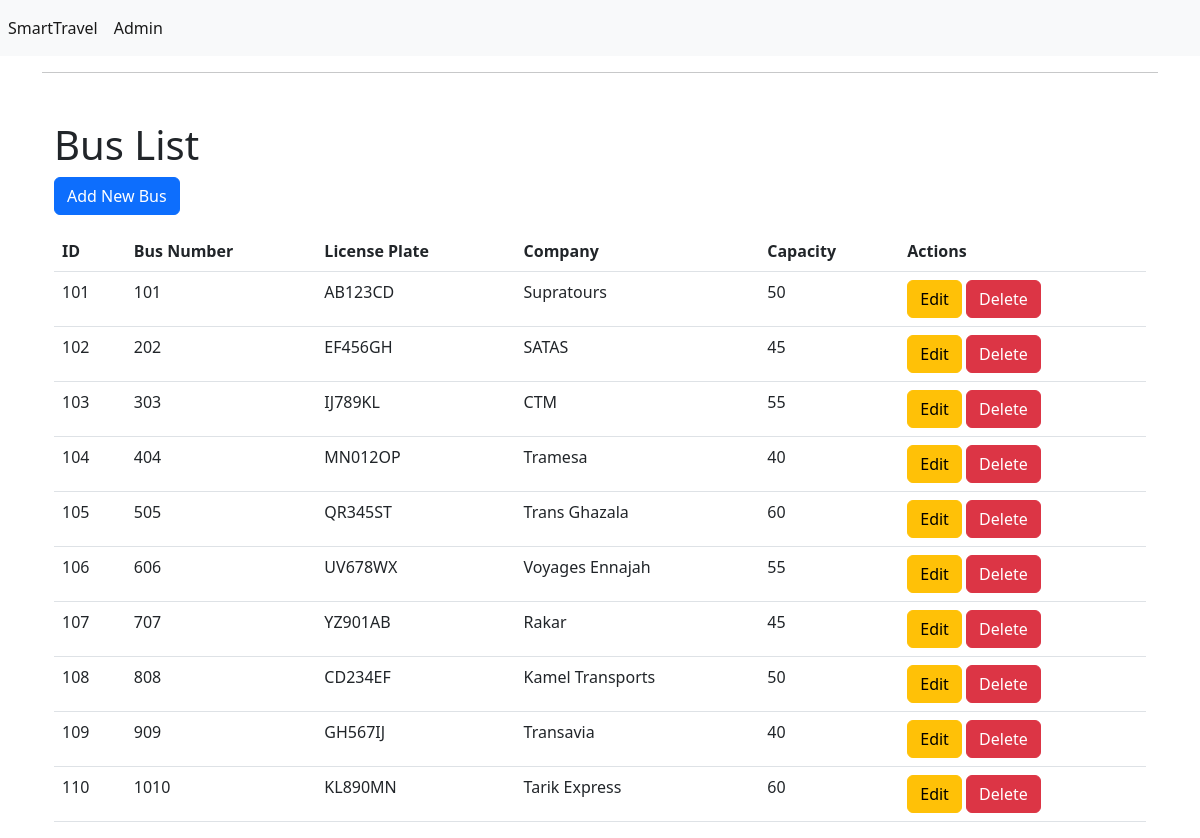
/index.php?action=busindex, run on an earlier commit of the app's database.
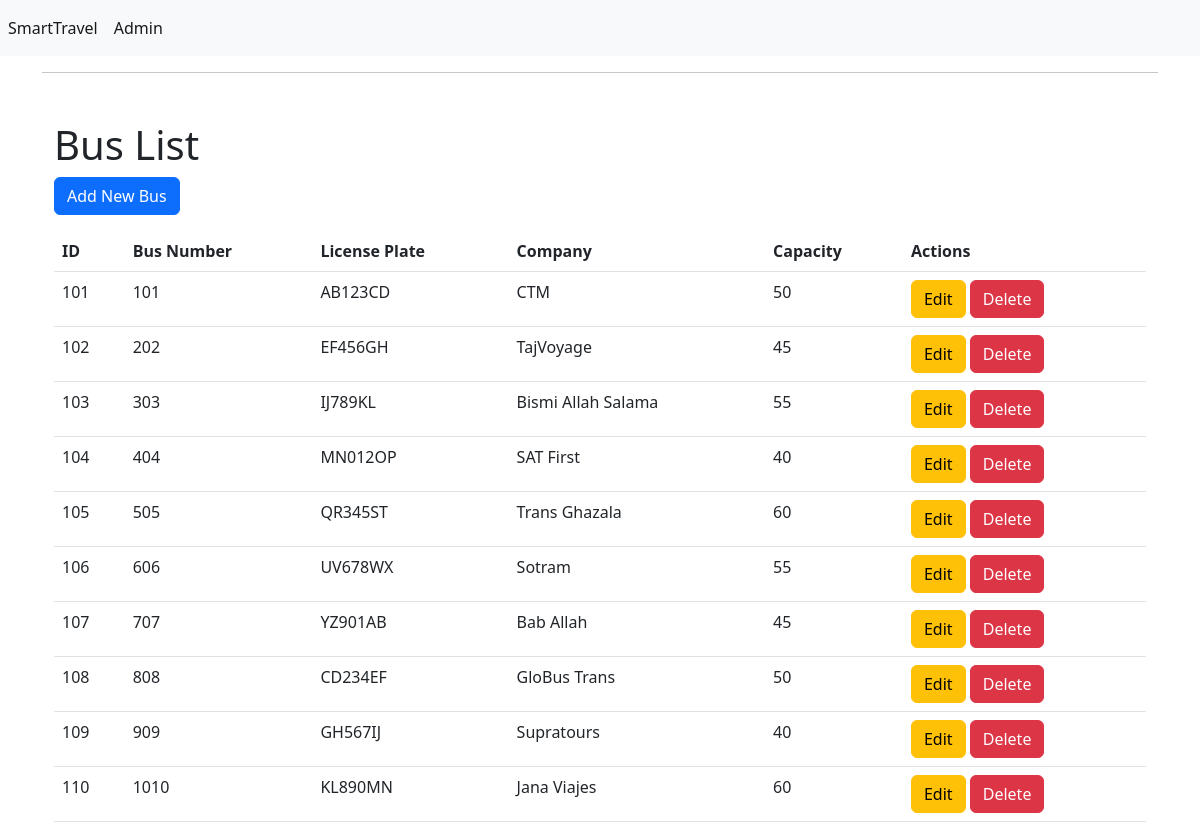
And on a later commit of the database.
### tables this page shows
CREATE TABLE Bus (
    busID INT PRIMARY KEY,
    busNumber INT,
    licensePlate VARCHAR(255),
    companyID INT,
    capacity INT,
    FOREIGN KEY (companyID) REFERENCES Company(companyID)
);

CREATE TABLE Company (
    companyID INT PRIMARY KEY AUTO_INCREMENT,
    companyName VARCHAR(255),
    companyImage VARCHAR(255)
);

### app/controllers/BusController.php (called while the page is built, shortened)
<?php
class BusController
{
    private $busDAO;
    public function __construct()
    {
        $this->busDAO = new BusDAO();
    }
    public function index()
    {
        $buses = $this->busDAO->getAllBuses();
        include_once 'app/views/bus/index.php';
    }
}

### app/models/Database.php (called while the page is built)
<?php
class Database
{
    private $host = "localhost";
    private $dbname = "SmartTravel";
    private $username = "root";
    private $password = "";
    public function getConnection()
    {
        try {
            $conn = new PDO("mysql:host={$this->host};dbname={$this->dbname}", $this->username, $this->password);
            $conn->setAttribute(PDO::ATTR_ERRMODE, PDO::ERRMODE_EXCEPTION);
            return $conn;
        } catch (PDOException $e) {
            echo "Connection failed: " . $e->getMessage();
            return null;
        }
    }
}

### app/models/BusDAO.php (called while the page is built, shortened)
<?php
include_once 'DatabaseDAO.php';
include_once 'Bus.php';
include_once 'CompanyDAO.php';
class BusDAO extends DatabaseDAO
{
    public function getAllBuses()
    {
        $query = "SELECT * FROM Bus";
        $buses = array();
        $result = $this->fetchAll($query);
        foreach ($result as $row) {
            $CompanyDao = new CompanyDao();
            $company = $CompanyDao->getCompanyById($row['companyID']);
            $buses[] = new Bus($row['busID'], $row['busNumber'], $row['licensePlate'], $company, $row['capacity']);
        }
        return $buses;
    }
}

### app/models/DatabaseDAO.php (called while the page is built, shortened)
<?php
include_once 'Database.php';
class DatabaseDAO
{
    protected $conn;
    public function __construct()
    {
        $dbConnection = new Database();
        $this->conn = $dbConnection->getConnection();
    }
    public function executeQuery($query, $params = [])
    {
        $stmt = $this->conn->prepare($query);
        $stmt->execute($params);
        return $stmt;
    }
    public function fetchAll($query, $params = [])
    {
        $stmt = $this->executeQuery($query, $params);
        return $stmt ? $stmt->fetchAll(PDO::FETCH_ASSOC) : [];
    }
    public function fetch($query, $params = [])
    {
        $stmt = $this->executeQuery($query, $params);
        return $stmt ? $stmt->fetch(PDO::FETCH_ASSOC) : null;
    }
}

### app/models/CompanyDAO.php (called while the page is built, shortened)
<?php
include_once 'DatabaseDAO.php';
include_once 'Company.php';
class CompanyDAO extends DatabaseDAO
{
    public function getCompanyById($companyID)
    {
        $query = "SELECT * FROM Company WHERE companyID = :companyID";
        $params = [':companyID' => $companyID];
        $companyData = $this->fetch($query, $params);
        if ($companyData) {
            return new Company($companyData['companyID'], $companyData['companyName'], $companyData['companyImage']);
        }
        return null;
    }
}

### app/models/Bus.php (called while the page is built, shortened)
<?php
class Bus
{
    private $busID;
    private $busNumber;
    private $licensePlate;
    private $company;
    private $capacity;
    public function __construct($busID, $busNumber, $licensePlate, $company, $capacity)
    {
        $this->busID = $busID;
        $this->busNumber = $busNumber;
        $this->licensePlate = $licensePlate;
        $this->company = $company;
        $this->capacity = $capacity;
    }
    public function getBusID()
    {
        return $this->busID;
    }
    public function getBusNumber()
    {
        return $this->busNumber;
    }
    public function getLicensePlate()
    {
        return $this->licensePlate;
    }
    public function getCompany()
    {
        return $this->company;
    }
    public function getCapacity()
    {
        return $this->capacity;
    }
}

### app/models/Company.php (called while the page is built, shortened)
<?php
class Company
{
    private $companyName;
    public function __construct($companyID, $companyName, $companyImage)
    {
        $this->companyName = $companyName;
    }
    public function getCompanyName()
    {
        return $this->companyName;
    }
}

### app/views/bus/index.php (the view, shortened to what this page needs)
<div class="container mt-5">
    <h1>Bus List</h1>
    <a href="index.php?action=buscreate" class="btn btn-primary mb-3">Add New Bus</a>
    <?php if (!empty($buses)): ?>
    <table class="table">
        <thead>
            <tr>
                <th>ID</th>
                <th>Bus Number</th>
                <th>License Plate</th>
                <th>Company</th>
                <th>Capacity</th>
                <th>Actions</th>
            </tr>
        </thead>
        <tbody>
            <?php foreach ($buses as $bus): ?>
            <tr>
                <td>
                    <?= $bus->getBusID() ?>
                </td>
                <td>
                    <?= $bus->getBusNumber() ?>
                </td>
                <td>
                    <?= $bus->getLicensePlate() ?>
                </td>
                <td>
                    <?= $bus->getCompany()->getCompanyName() ?>
                </td>
                <td>
                    <?= $bus->getCapacity() ?>
                </td>
                <td>
                    <a href="index.php?action=busedit&id=<?= $bus->getBusID() ?>" class="btn btn-warning">Edit</a>
                    <a href="index.php?action=busdelete&id=<?= $bus->getBusID() ?>" class="btn btn-danger">Delete</a>
                </td>
            </tr>
            <?php endforeach; ?>
        </tbody>
    </table>
    <?php else: ?>
    <p class="text-center">No buses found.</p>
    <?php endif; ?>
</div>
<?php $content = ob_get_clean(); ?>
<?php include_once 'app/views/include/layout.php'; ?>

### index.php (shortened to what this page needs)
<?php
include_once __DIR__ . '/app/controllers/BusController.php';
include_once __DIR__ . '/app/controllers/ScheduleController.php';
include_once __DIR__ . '/app/models/Bus.php';
include_once __DIR__ . '/app/models/BusDAO.php';
if (isset($_GET['action'])) {
    $action = $_GET['action'];
    $busController = new BusController();
    switch ($action) {
        case 'busindex':
            $busController->index();
            break;
    }
} else {
    $homeController = new HomeController();
    $homeController->index();
}

### app/views/include/layout.php (shortened to what this page needs)
<!doctype html>
<html lang="en">
<head>
    <link href="https://cdn.jsdelivr.net/npm/bootstrap@5.2.3/dist/css/bootstrap.min.css" rel="stylesheet"
>
</head>
<body>
    <?php require_once 'navbar.php' ?>
    <div class="container mt-2">
        <hr>
        <?= $content ?>
    </div>
</body>
</html>

### app/views/include/navbar.php
<nav class="navbar navbar-expand-lg navbar-light bg-light">
    <div class="collapse navbar-collapse" id="navbarNav">
        <ul class="navbar-nav">
            <li class="nav-item">
                <a class="nav-link active" href="index.php?action=list">SmartTravel</a>
            </li>
            <li class="nav-item">
                <a class="nav-link active" href="index.php?action=admin">Admin</a>
            </li>
        </ul>
    </div>
</nav>

What changed in the data, as far as the page shows it:
changed through a linked row, bus "AB123CD": companyID.companyName "Supratours" → "CTM"
changed through a linked row, bus "EF456GH": companyID.companyName "SATAS" → "TajVoyage"
changed through a linked row, bus "IJ789KL": companyID.companyName "CTM" → "Bismi Allah Salama"
changed through a linked row, bus "MN012OP": companyID.companyName "Tramesa" → "SAT First"
changed through a linked row, bus "UV678WX": companyID.companyName "Voyages Ennajah" → "Sotram"
changed through a linked row, bus "YZ901AB": companyID.companyName "Rakar" → "Bab Allah"
changed through a linked row, bus "CD234EF": companyID.companyName "Kamel Transports" → "GloBus Trans"
changed through a linked row, bus "GH567IJ": companyID.companyName "Transavia" → "Supratours"
changed through a linked row, bus "KL890MN": companyID.companyName "Tarik Express" → "Jana Viajes"
